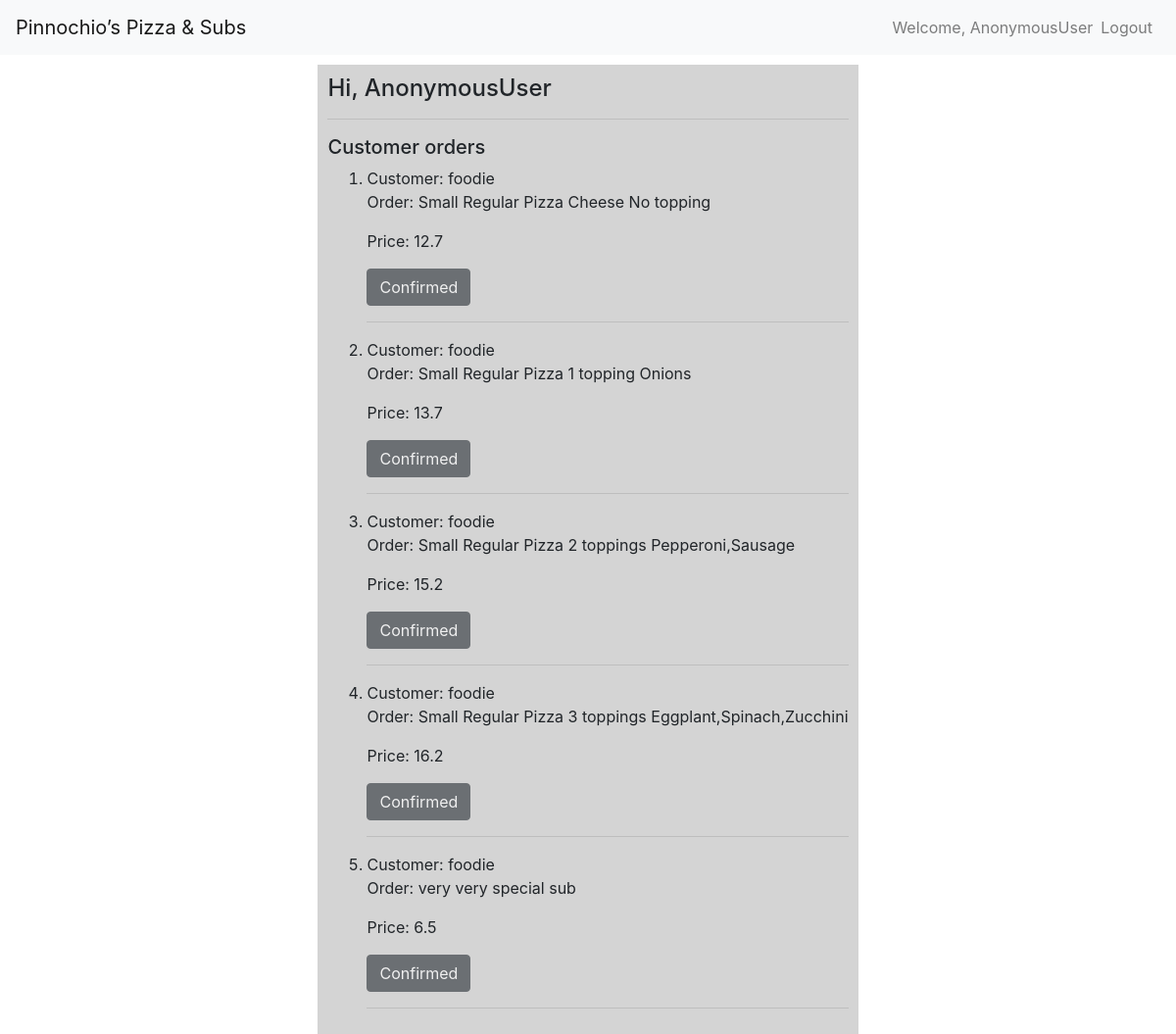
Screenshot of /staff with the database file from the repository.
### orders/models.py (models this page shows, shortened)
class ShoppingCart(models.Model):
    username = models.CharField(max_length=25)
    order = models.CharField(max_length=100)
    price = models.FloatField(blank=True, null=True)
    toppingsList = models.CharField(max_length=100, default="")
    approved = models.CharField(max_length=10, default="None")

### orders/views.py (the view)
# urls.py: path("staff", views.staff, name="staff"),
def staff(request):
    username = request.user
    context = {
        "username": username,
        "shopping_cart": ShoppingCart.objects.all()
    }
    return render(request, "orders/staff.html", context)

### orders/templates/orders/staff.html (shortened to what this page needs)
{% extends 'orders/base.html' %}
{% block body %}
    <div class="container">
        <div class="row justify-content-md-center">
            <div class="col-md-auto confirm">
                <h4>Hi, {{ username }}</h4>
                <hr>
                <h5>Customer orders</h5>
                <ol>
                    {% for order in shopping_cart %}
                        <div class="customer-order">
                            <li>Customer: {{ order.username }}</li>
                            <p>Order: {{ order.order}} {{ order.toppingsList }} </p>
                            <p>Price: {{ order.price }}</p>
                            {% if order.approved == "approved" %}
                                <button class="btn btn-dark" disabled>Confirmed</button>
                            {% else %}
                                <form action="{% url 'approve_order' order.id %}" method="POST">
                                    {% csrf_token %}
                                    <button class="btn btn-dark">Confirm Order</button>
                                </form>
                            {% endif %}
                        </div>
                        <hr>
                    {% endfor %}
                </ol>
            </div>
        </div>
    </div>
{% endblock %}

### orders/templates/orders/base.html (shortened to what this page needs)
{% load static %}
<!doctype html>
<html lang="en">
  <head>
    <link rel="stylesheet" href="https://stackpath.bootstrapcdn.com/bootstrap/4.4.1/css/bootstrap.min.css">
    <link rel="stylesheet" href="{% static 'orders/styles.css' %}">
  </head>
  <body>
    <nav class="navbar navbar-expand-lg navbar-light bg-light">
      <a class="navbar-brand" href="{% url 'index' %}"> Pinnochio’s Pizza & Subs</a>
      <div class="collapse navbar-collapse" id="navbarSupportedContent">
          <ul class="nav navbar-nav ml-auto">
              <span class="navbar-text">
                  Welcome, {{ username }}
              </span>
              <li class="nav-item">
                  <a class="nav-link" href="{% url 'logout' %}">Logout</a>
              </li>
          </ul>
      </div>
    </nav>
    {% block body %}
    {% endblock %}
  </body>
</html>

### orders/static/orders/styles.css (style rules this page uses)
.navbar-text { color: #ff4da6; }
.confirm { margin-top: 10px; padding: 10px; background-color: rgb(212, 212, 212); }

### rows the page displays
ShoppingCart: username "foodie", order "Small Regular Pizza Cheese", toppingsList "No topping", price "12.7", approved "Confirmed"
ShoppingCart: username "foodie", order "Small Regular Pizza 1 topping", toppingsList "Onions", price "13.7", approved "Confirmed"
ShoppingCart: username "foodie", order "Small Regular Pizza 2 toppings", toppingsList "Pepperoni,Sausage", price "15.2", approved "Confirmed"
ShoppingCart: username "foodie", order "Small Regular Pizza 3 toppings", toppingsList "Eggplant,Spinach,Zucchini", price "16.2", approved "Confirmed"
ShoppingCart: username "foodie", order "very very special sub", price "6.5", approved "Confirmed"

### other values shown
{{ username }} "AnonymousUser"
